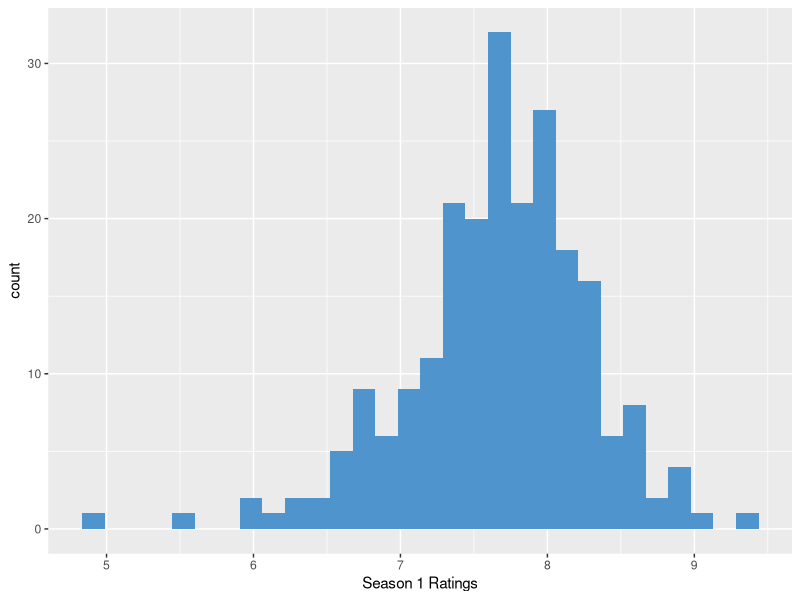
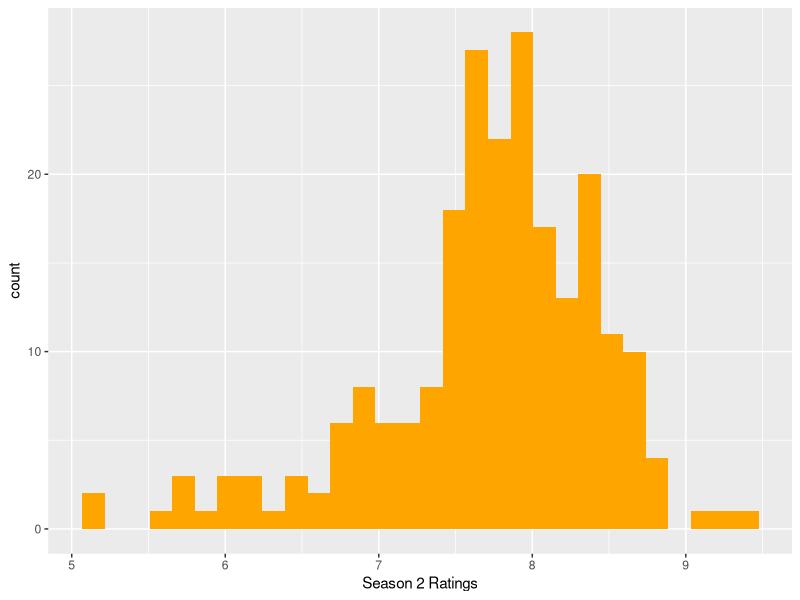
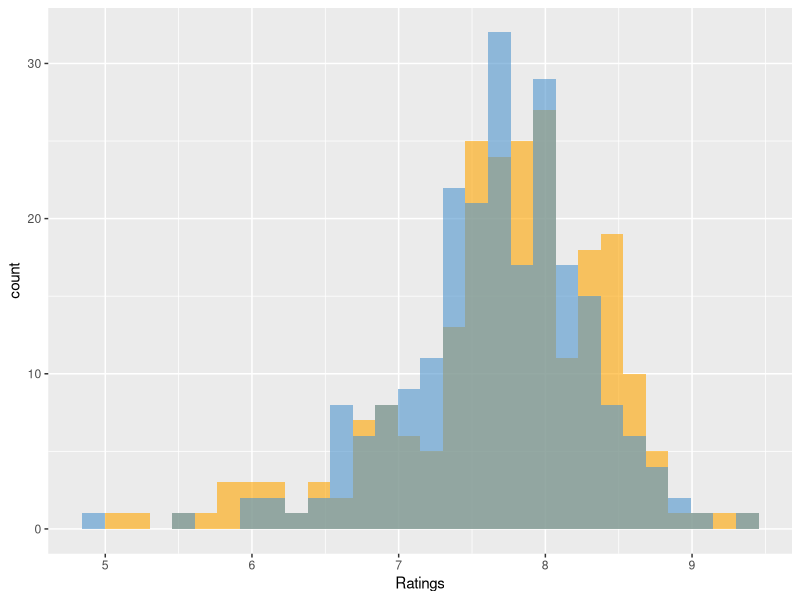
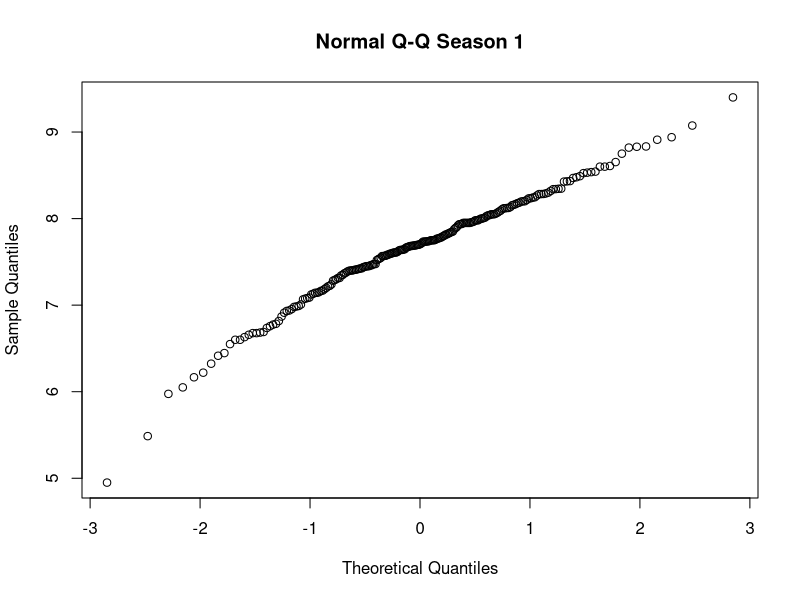
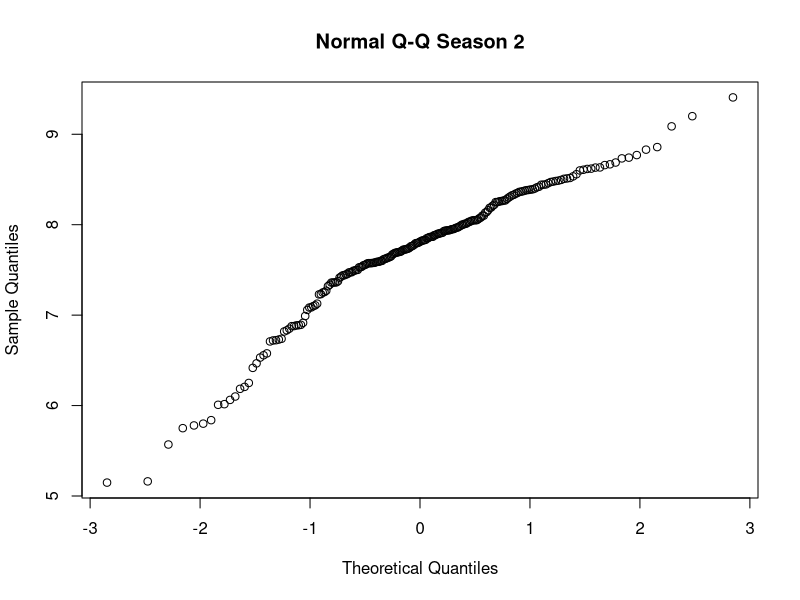

These figures' R source, in order:
## ---- chunk 1
knitr::opts_chunk$set(echo = TRUE)

library(tidyverse)
## ---- chunk 2
# Read in data
read.csv('Final_Data (1).csv') -> data
head(data)

## ---- chunk 3
# Read in data
read.csv('Final_Data (1).csv') -> data

# Create plots of Season 1 and Season 2 data
ggplot() + geom_histogram(data = data, aes(season1), fill = "steelblue3") + xlab("Season 1 Ratings") 
ggplot() + geom_histogram(data = data, aes(season2), fill = "orange") + xlab("Season 2 Ratings") 
ggplot() + geom_histogram(data = data, aes(season2), fill = "orange", alpha = .6) + xlab("Ratings")  + geom_histogram(data = data, aes(season1), fill = "steelblue3", alpha = .6)

# Compare season 1 and season 2 mean ratings
mean(data$season1)
sd(data$season1)
mean(data$season2)
sd(data$season2)
## ---- chunk 4
# Create quantile-quantile plots to see if the season1 and season2 data are normally distributed
qqnorm(data$season1,  main = "Normal Q-Q Season 1")
qqnorm(data$season2, main = "Normal Q-Q Season 2")

## ---- chunk 5
model <- lm(data = data, season2 ~ season1)
summary(model)

## ---- chunk 6
# Run t test for difference in population means
t.test(x  = data$season1, y = data$season2)

## ---- chunk 7
# Create vectors to store values
set.seed(0)
boot_conf <- c()
boot_p <- c()
boot_conf2 <- c()
boot_p2 <- c()

# Create vector with which we will randomly select indexs which correspond to a show to sample
nums <- seq(1, 226)

# For loop in which we generate our 20000 bootstrap samples and run corresponding two-sample
# t-tests
for(i in 1:20000){
samp3 <- c()
samp4 <- c()

# Sample season 1 data independently of season 2 data
samp1 <- sample(data$season1, replace = TRUE, size = 200)

# Sample season 2 data independently of season 1 data
samp2 <- sample(data$season2, replace = TRUE, size = 200)

# Calculate p-val from two sample t-test and store into vector
append(boot_conf, t.test(x = samp1, y = samp2)[4]) -> boot_conf
append(boot_p, t.test(x = samp1, y = samp2)[3]) -> boot_p

# Sample indexes randomly for selecting our dependent season 1 and season 2 data
sample(nums, replace = TRUE, size = 200) -> indexs

# Sample season 1 and season 2 data, this time in pairs so that we are once again 
# violating the independence assumption.  Calculate new p-val from two sample t-test
# for the sake of making a comparison between when we are and aren't making an assumption
# violation.
for(j in 1:length(indexs)){
  append(samp3, data$season1[indexs[j]]) -> samp3
  append(samp4, data$season1[indexs[j]]) -> samp4
}
  append(boot_conf2, t.test(x = samp3, y = samp4)[4]) -> boot_conf2
  append(boot_p2, t.test(x = samp3, y = samp2)[3]) -> boot_p2
}


# Mean and SD of p-val for 20000 two sample t-tests on bootstrapped data
# where our season 1 and season 2
# data were sampled independently, which allows us to circumvent our independence
# violation.
mean(unlist(boot_p))
sd(unlist(boot_p))
# Mean and SD of p-val for 20000 two sample t-tests on bootstrapped data
# where our season 1 and season 2
# data were sampled dependently, so we are once again violating the independence
# assumption
mean(unlist(boot_p2))
sd(unlist(boot_p2))

